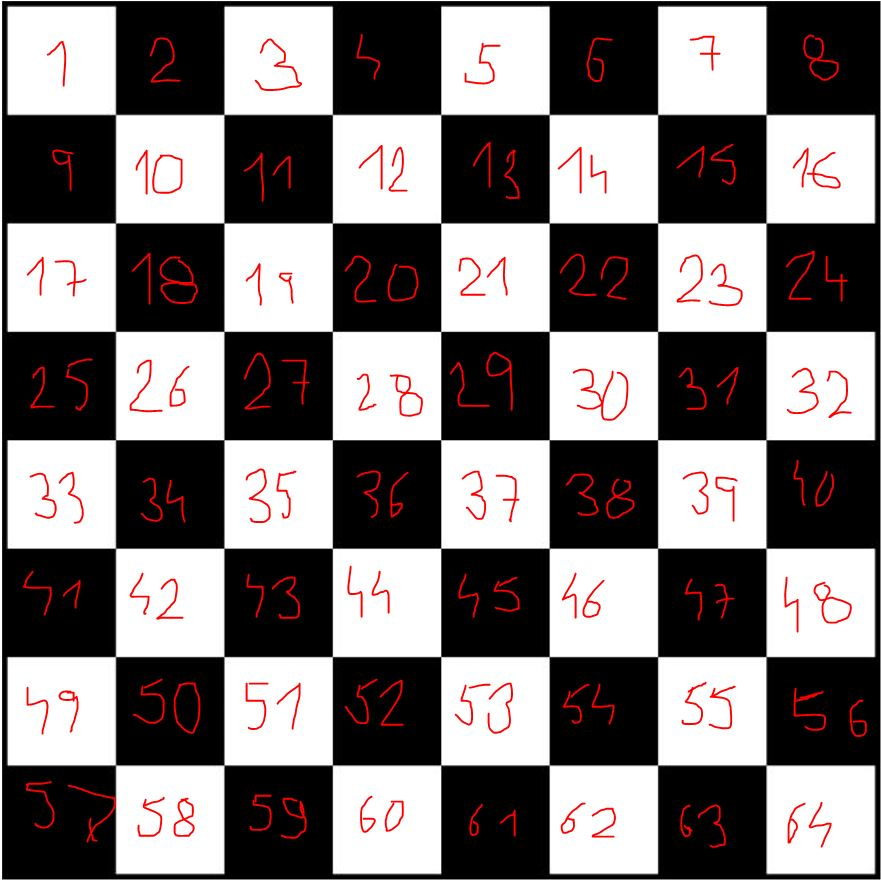
//> input picture project_new_2/chess_number.JPG, 881 x 881 px
$ ./main   (built with g++ and OpenCV 4)
//> lines starting //> are read from the running program, lines starting //| are printed output that depends on the picture

#include <stdlib.h>
#include <stdio.h>

#include  "header\Header.h"
#include <opencv2/core.hpp>
#include <opencv2/highgui.hpp>
#include <opencv2/xfeatures2d.hpp>
#include "opencv2/xfeatures2d.hpp"
#include <opencv2/xfeatures2d.hpp>
#include "opencv2/xfeatures2d/nonfree.hpp"
#include <opencv2/xfeatures2d/nonfree.hpp>

#include <opencv2/opencv.hpp>
#include "opencv2/highgui.hpp"
#include "opencv2/stitching/detail/matchers.hpp"

#include <iostream>
#include "opencv2/core.hpp"
#include "opencv2/features2d.hpp"
#include "opencv2/xfeatures2d.hpp"
#include <opencv2/core/types.hpp>


#include "opencv2/core.hpp"

#include "opencv2/highgui.hpp"
#include "opencv2/features2d.hpp"

#include <iostream>
#include <fstream>
#include <string>
#include "opencv2/opencv_modules.hpp"


#include "opencv2/highgui.hpp"
#include "opencv2/stitching/detail/autocalib.hpp"
#include "opencv2/stitching/detail/blenders.hpp"

#include "opencv2/stitching/detail/camera.hpp"
#include "opencv2/stitching/detail/exposure_compensate.hpp"
#include "opencv2/stitching/detail/matchers.hpp"
#include "opencv2/stitching/detail/motion_estimators.hpp"
#include "opencv2/stitching/detail/seam_finders.hpp"
#include "opencv2/stitching/detail/warpers.hpp"
#include <opencv2/stitching/warpers.hpp>

using namespace std;
using namespace cv;

//


struct userdata {
	Mat im;

	vector<Point2f> points;

};

struct userdata2 {

	Mat im2;

	vector<Point2f> points2;
};
void mouseHandler(int event, int x, int y, int flags, void* data_ptr)
{
	if (event == EVENT_LBUTTONDOWN)
	{
		userdata *data = ((userdata *)data_ptr);
		circle(data->im, Point(x, y), 3, Scalar(0, 255, 255), 5, cv::LINE_AA);
		imshow("Image", data->im);
		if (data->points.size() < 4)
		{
			data->points.push_back(Point2f(x, y));
		}
	}
}

void mouseHandler2(int event2, int x2, int y2, int flags2, void* data_ptr2)
{
	if (event2 == EVENT_LBUTTONDOWN)
	{
		userdata2 *data2 = ((userdata2 *)data_ptr2);
		circle(data2->im2, Point(x2, y2), 3, Scalar(0, 255, 255), 5, cv::LINE_AA);
		imshow("Image2", data2->im2);
		if (data2->points2.size() < 4)
		{
			data2->points2.push_back(Point2f(x2, y2));
		}
	}
}

int main()
{

	Mat input_image = imread("chess_number.jpg");
//> input_image is the input picture: 881 rows x 881 cols, CV_8UC3; mean B, G, R 122.3, 122.2, 127.7
	//Mat input_image = imread("picture1.jpg");
	resize(input_image, input_image, cv::Size(500, 500));
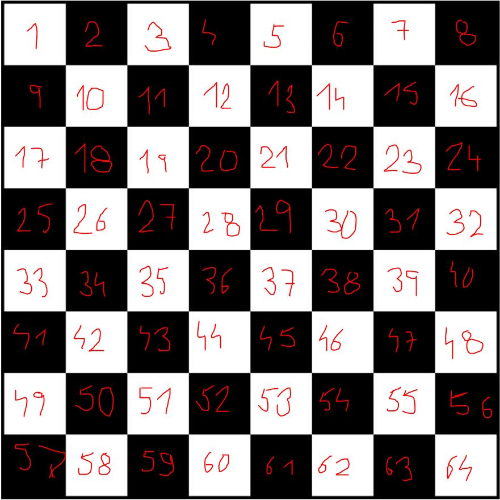
//> input_image: 500 rows x 500 cols, CV_8UC3; mean B, G, R 122.2, 122.1, 127.6
	imshow("img_in_number", input_image); // Show our image inside the created window.

	Mat second_intput_image = imread("half_chess_NL.jpg");
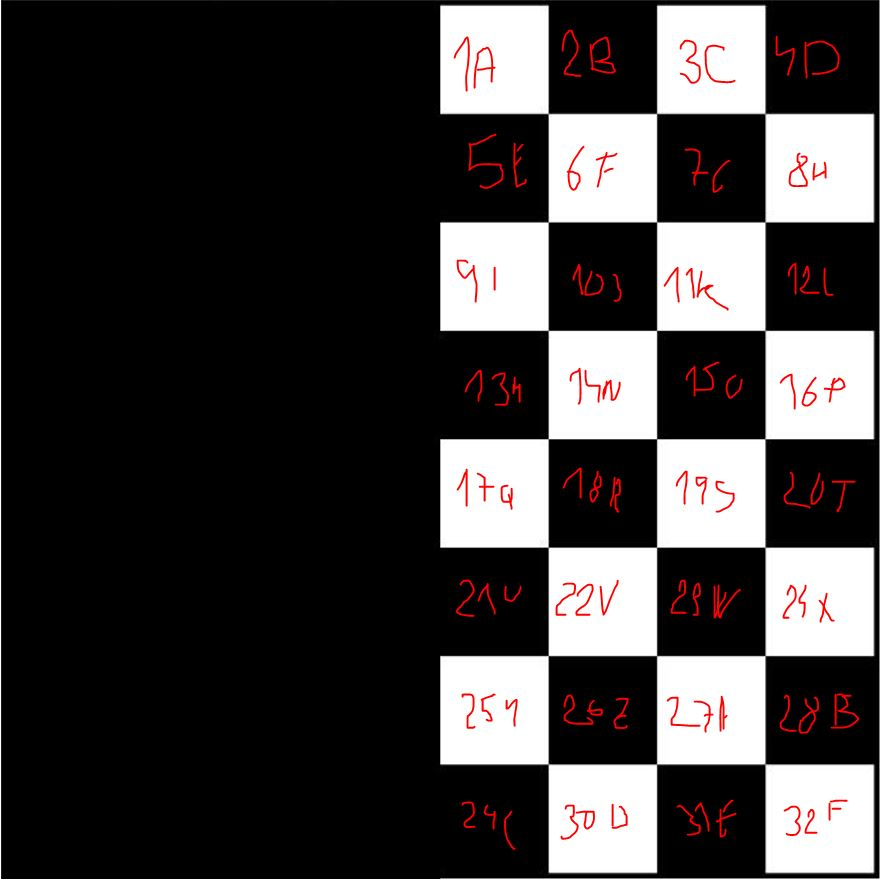
//> input picture project_new_2/half_chess_NL.JPG, 880 x 879 px
//> second_intput_image is the input picture: 879 rows x 880 cols, CV_8UC3; mean B, G, R 61.2, 61.1, 64.1
	//Mat second_intput_image = imread("picture2.jpg");
	resize(second_intput_image, second_intput_image, cv::Size(500, 500));
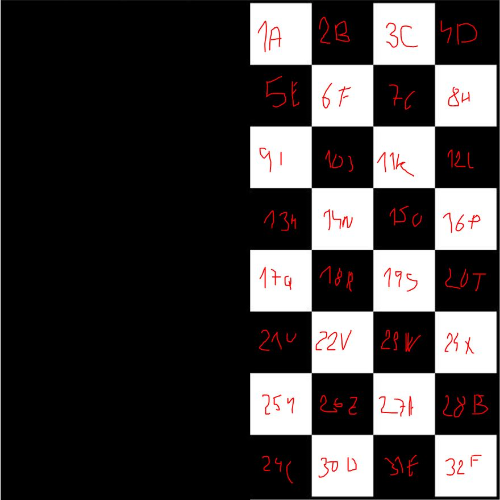
//> second_intput_image: 500 rows x 500 cols, CV_8UC3; mean B, G, R 61.2, 61.2, 64.1
	imshow("img_in_letter", second_intput_image); // Show our image inside the created window.


	//***********************find_keypoints(input_image, second_intput_image);


	Mat src, gray, gray2, bw, dst, bodiky;
	vector<vector<Point>> contours , contours2;
	vector<vector<Point>> Resultscontours;
	Mat approx;
	Mat canny_output,canny_output2;
	vector<Vec4i> hierarchy, hierarchy2;
	RotatedRect rect2;

	//Mat image_in = imread("picture01.jpg");
	//Mat image_in2 = imread("picture02.jpg");
	Mat image_in = imread("picture1.jpg");
//> picture1.jpg cannot be read in this run, so this picture is empty
	Mat image_in2 = imread("picture2.jpg");
//> picture2.jpg cannot be read in this run, so this picture is empty


//> (the run ends here: the program stops with an error, at `resize(image_in, image_in, cv::Size(1024, 768), 0, 0, INTER_LINEAR);`)
